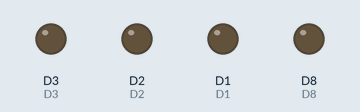
Recording of a sketch running on a simulated ESP8266 (Wemos D1 mini). On the bench: output pins drawn as LEDs (lit = HIGH). Pins used as bus, display or sensor lines are not drawn.

Above: at 0.15 s.
At 0.97 s:
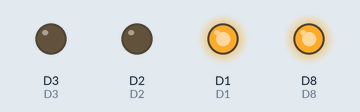
At 2.47 s:
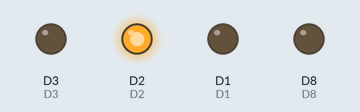
At 3.97 s:
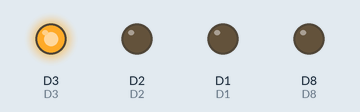
Timing chart, 0 to 4.3 s (numbered marks = the images above):
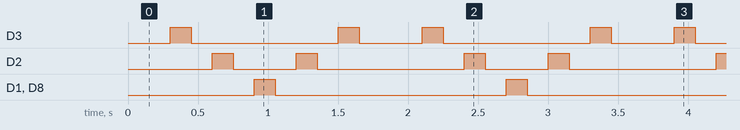

Measured:
- by itself, D3: repeats every 1.8 s: LOW 1.1 s, HIGH 0.15 s, LOW 0.45 s, HIGH 0.15 s
- by itself, D2: repeats every 1.8 s: LOW 0.45 s, HIGH 0.15 s, LOW 1.1 s, HIGH 0.15 s
- by itself, D1, D8: alternates HIGH for 0.15 s and LOW for 1.7 s

The sketch:

Bouncer.ino
```cpp
#define D1 5
#define D2 4
#define D3 0
#define D4 2
#define D5 14
#define D6 12
#define D7 13
#define D8 15

void setup() {
  // put your setup code here, to run once:
  pinMode(D1, OUTPUT);
  pinMode(D2, OUTPUT);
  pinMode(D3, OUTPUT);
  pinMode(D4, OUTPUT);
  pinMode(D5, OUTPUT);
  pinMode(D6, OUTPUT);
  pinMode(D7, OUTPUT);
  pinMode(D8, OUTPUT);
}

void loop() {
  // put your main code here, to run repeatedly:
  digitalWrite(D4, HIGH);
  digitalWrite(D5, HIGH);
  delay(150);
  digitalWrite(D4, LOW);
  digitalWrite(D5, LOW);
  delay(150);
  digitalWrite(D3, HIGH);
  digitalWrite(D6, HIGH);
  delay(150);
  digitalWrite(D3, LOW);
  digitalWrite(D6, LOW);
  delay(150);
  digitalWrite(D2, HIGH);
  digitalWrite(D7, HIGH);
  delay(150);
  digitalWrite(D2, LOW);
  digitalWrite(D7, LOW);
  delay(150);
  digitalWrite(D1, HIGH);
  digitalWrite(D8, HIGH);
  delay(150);
  digitalWrite(D1, LOW);
  digitalWrite(D8, LOW);
  delay(150);
  digitalWrite(D2, HIGH);
  digitalWrite(D7, HIGH);
  delay(150);
  digitalWrite(D2, LOW);
  digitalWrite(D7, LOW);
  delay(150);
  digitalWrite(D3, HIGH);
  digitalWrite(D6, HIGH);
  delay(150);
  digitalWrite(D3, LOW);
  digitalWrite(D6, LOW);
  delay(150);

}
```
